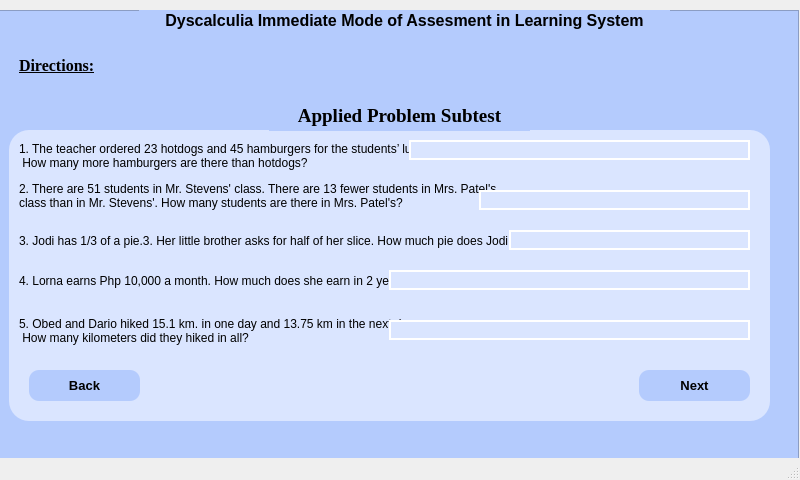
<?xml version="1.0" encoding="UTF-8"?>
<ui version="4.0">
 <class>MainWindow</class>
 <widget class="QMainWindow" name="MainWindow">
  <property name="geometry">
   <rect>
    <x>0</x>
    <y>0</y>
    <width>800</width>
    <height>480</height>
   </rect>
  </property>
  <property name="windowTitle">
   <string>MainWindow</string>
  </property>
  <widget class="QWidget" name="centralwidget">
   <widget class="QFrame" name="frame">
    <property name="geometry">
     <rect>
      <x>-1</x>
      <y>10</y>
      <width>800</width>
      <height>480</height>
     </rect>
    </property>
    <property name="styleSheet">
     <string notr="true">background-color: rgb(180, 203, 253);</string>
    </property>
    <property name="frameShape">
     <enum>QFrame::StyledPanel</enum>
    </property>
    <property name="frameShadow">
     <enum>QFrame::Raised</enum>
    </property>
    <widget class="QLabel" name="label">
     <property name="geometry">
      <rect>
       <x>140</x>
       <y>0</y>
       <width>531</width>
       <height>20</height>
      </rect>
     </property>
     <property name="font">
      <font>
       <pointsize>12</pointsize>
       <weight>75</weight>
       <bold>true</bold>
       <underline>false</underline>
      </font>
     </property>
     <property name="text">
      <string>Dyscalculia Immediate Mode of Assesment in Learning System</string>
     </property>
     <property name="alignment">
      <set>Qt::AlignCenter</set>
     </property>
     <property name="wordWrap">
      <bool>false</bool>
     </property>
    </widget>
    <widget class="QFrame" name="frame_2">
     <property name="geometry">
      <rect>
       <x>10</x>
       <y>120</y>
       <width>761</width>
       <height>291</height>
      </rect>
     </property>
     <property name="styleSheet">
      <string notr="true">background-color: rgb(218, 229, 255);
border-radius: 20px;</string>
     </property>
     <property name="frameShape">
      <enum>QFrame::StyledPanel</enum>
     </property>
     <property name="frameShadow">
      <enum>QFrame::Raised</enum>
     </property>
     <widget class="QLabel" name="label_5">
      <property name="geometry">
       <rect>
        <x>10</x>
        <y>10</y>
        <width>741</width>
        <height>31</height>
       </rect>
      </property>
      <property name="text">
       <string>1. The teacher ordered 23 hotdogs and 45 hamburgers for the students’ lunch.
 How many more hamburgers are there than hotdogs?</string>
      </property>
     </widget>
     <widget class="QLabel" name="label_6">
      <property name="geometry">
       <rect>
        <x>10</x>
        <y>50</y>
        <width>741</width>
        <height>31</height>
       </rect>
      </property>
      <property name="text">
       <string>2. There are 51 students in Mr. Stevens' class. There are 13 fewer students in Mrs. Patel's 
class than in Mr. Stevens'. How many students are there in Mrs. Patel's?</string>
      </property>
     </widget>
     <widget class="QLabel" name="label_7">
      <property name="geometry">
       <rect>
        <x>10</x>
        <y>100</y>
        <width>741</width>
        <height>21</height>
       </rect>
      </property>
      <property name="text">
       <string>3. Jodi has 1/3 of a pie.3. Her little brother asks for half of her slice. How much pie does Jodi have?</string>
      </property>
     </widget>
     <widget class="QLabel" name="label_8">
      <property name="geometry">
       <rect>
        <x>10</x>
        <y>140</y>
        <width>741</width>
        <height>21</height>
       </rect>
      </property>
      <property name="text">
       <string>4. Lorna earns Php 10,000 a month. How much does she earn in 2 years?</string>
      </property>
     </widget>
     <widget class="QLabel" name="label_9">
      <property name="geometry">
       <rect>
        <x>10</x>
        <y>180</y>
        <width>741</width>
        <height>41</height>
       </rect>
      </property>
      <property name="text">
       <string>5. Obed and Dario hiked 15.1 km. in one day and 13.75 km in the next day.
 How many kilometers did they hiked in all?</string>
      </property>
     </widget>
     <widget class="QPushButton" name="pushButton">
      <property name="geometry">
       <rect>
        <x>20</x>
        <y>240</y>
        <width>111</width>
        <height>31</height>
       </rect>
      </property>
      <property name="font">
       <font>
        <pointsize>10</pointsize>
        <weight>75</weight>
        <bold>true</bold>
       </font>
      </property>
      <property name="cursor">
       <cursorShape>PointingHandCursor</cursorShape>
      </property>
      <property name="styleSheet">
       <string notr="true">background-color: rgb(180, 203, 253);
border-radius: 10px;</string>
      </property>
      <property name="text">
       <string>Back</string>
      </property>
     </widget>
     <widget class="QPushButton" name="pushButton_2">
      <property name="geometry">
       <rect>
        <x>630</x>
        <y>240</y>
        <width>111</width>
        <height>31</height>
       </rect>
      </property>
      <property name="font">
       <font>
        <pointsize>10</pointsize>
        <weight>75</weight>
        <bold>true</bold>
        <kerning>true</kerning>
       </font>
      </property>
      <property name="cursor">
       <cursorShape>PointingHandCursor</cursorShape>
      </property>
      <property name="acceptDrops">
       <bool>false</bool>
      </property>
      <property name="styleSheet">
       <string notr="true">background-color: rgb(180, 203, 253);
border-radius: 10px;</string>
      </property>
      <property name="text">
       <string>Next</string>
      </property>
      <property name="autoDefault">
       <bool>false</bool>
      </property>
     </widget>
     <widget class="QLineEdit" name="lineEdit">
      <property name="geometry">
       <rect>
        <x>400</x>
        <y>10</y>
        <width>341</width>
        <height>20</height>
       </rect>
      </property>
      <property name="styleSheet">
       <string notr="true">QLineEdit {
	border: 2px solid #FFFFFF;
}

QLineEdit:focus{
	border: 2px solid #000000
}</string>
      </property>
     </widget>
     <widget class="QLineEdit" name="lineEdit_2">
      <property name="geometry">
       <rect>
        <x>470</x>
        <y>60</y>
        <width>271</width>
        <height>20</height>
       </rect>
      </property>
      <property name="styleSheet">
       <string notr="true">QLineEdit {
	border: 2px solid #FFFFFF;
}

QLineEdit:focus{
	border: 2px solid #000000
}</string>
      </property>
     </widget>
     <widget class="QLineEdit" name="lineEdit_3">
      <property name="geometry">
       <rect>
        <x>500</x>
        <y>100</y>
        <width>241</width>
        <height>20</height>
       </rect>
      </property>
      <property name="styleSheet">
       <string notr="true">QLineEdit {
	border: 2px solid #FFFFFF;
}

QLineEdit:focus{
	border: 2px solid #000000
}</string>
      </property>
     </widget>
     <widget class="QLineEdit" name="lineEdit_4">
      <property name="geometry">
       <rect>
        <x>380</x>
        <y>140</y>
        <width>361</width>
        <height>20</height>
       </rect>
      </property>
      <property name="styleSheet">
       <string notr="true">QLineEdit {
	border: 2px solid #FFFFFF;
}

QLineEdit:focus{
	border: 2px solid #000000
}</string>
      </property>
     </widget>
     <widget class="QLineEdit" name="lineEdit_5">
      <property name="geometry">
       <rect>
        <x>380</x>
        <y>190</y>
        <width>361</width>
        <height>20</height>
       </rect>
      </property>
      <property name="styleSheet">
       <string notr="true">QLineEdit {
	border: 2px solid #FFFFFF;
}

QLineEdit:focus{
	border: 2px solid #000000
}</string>
      </property>
     </widget>
    </widget>
    <widget class="QLabel" name="label_4">
     <property name="geometry">
      <rect>
       <x>270</x>
       <y>90</y>
       <width>261</width>
       <height>31</height>
      </rect>
     </property>
     <property name="font">
      <font>
       <family>Times New Roman</family>
       <pointsize>14</pointsize>
       <weight>75</weight>
       <bold>true</bold>
       <underline>false</underline>
      </font>
     </property>
     <property name="mouseTracking">
      <bool>false</bool>
     </property>
     <property name="text">
      <string>Applied Problem Subtest</string>
     </property>
     <property name="alignment">
      <set>Qt::AlignCenter</set>
     </property>
    </widget>
    <widget class="QLabel" name="label_3">
     <property name="geometry">
      <rect>
       <x>20</x>
       <y>40</y>
       <width>91</width>
       <height>31</height>
      </rect>
     </property>
     <property name="font">
      <font>
       <family>Times New Roman</family>
       <pointsize>12</pointsize>
       <weight>75</weight>
       <bold>true</bold>
       <underline>true</underline>
      </font>
     </property>
     <property name="mouseTracking">
      <bool>false</bool>
     </property>
     <property name="text">
      <string>Directions:</string>
     </property>
    </widget>
   </widget>
  </widget>
  <widget class="QMenuBar" name="menubar">
   <property name="geometry">
    <rect>
     <x>0</x>
     <y>0</y>
     <width>800</width>
     <height>21</height>
    </rect>
   </property>
  </widget>
  <widget class="QStatusBar" name="statusbar"/>
 </widget>
 <resources/>
 <connections/>
</ui>
